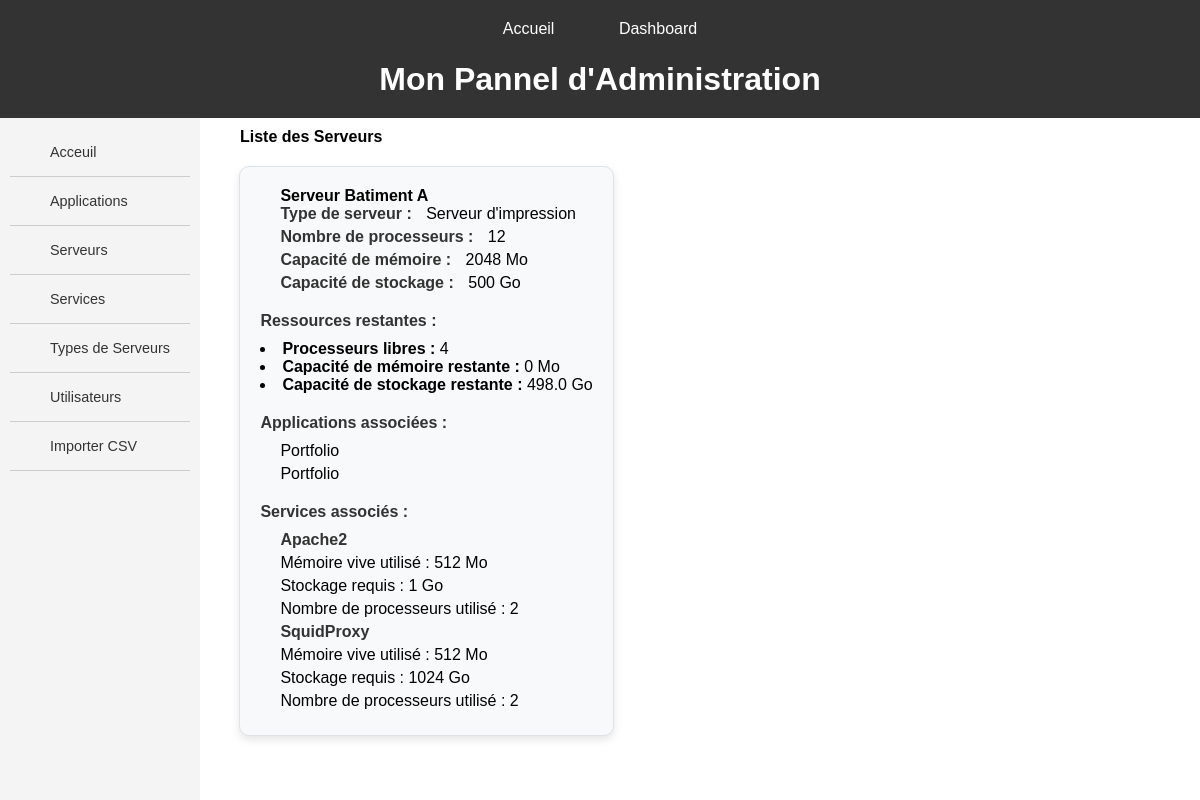
Before: /dashboard/ with the older database file.
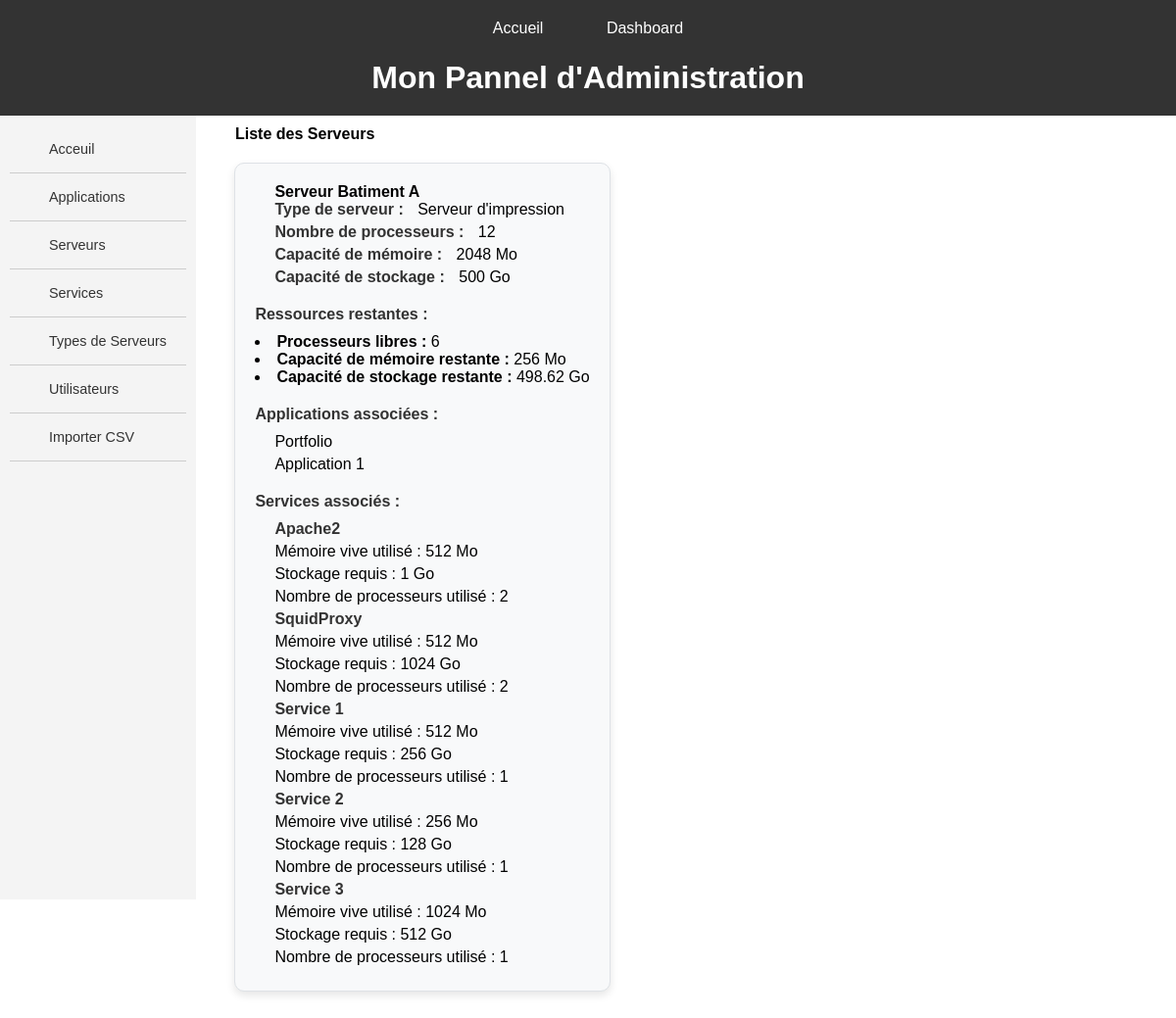
After: the same page with the newer database file.
### servops/models.py (models this page shows, shortened)
class Server(models.Model):
    name = models.CharField(max_length=200)
    server_type = models.ForeignKey(ServerType, on_delete=models.CASCADE)
    num_processors = models.IntegerField()
    memory_capacity = models.IntegerField()
    storage_capacity = models.IntegerField()
    used_processors = models.IntegerField(default=0)
    used_memory = models.IntegerField(default=0)
    def free_processors(self):
        total = 0
        for application in self.applications.all():
            for service in application.services.all():
                total += service.required_processors
        free = self.num_processors - total
        return free
    def free_ram(self):
        total = 0
        for application in self.applications.all():
            for service in application.services.all():
                total += service.required_memory
        return self.memory_capacity - total
    def free_stockage(self):
        total = 0
        for application in self.applications.all():
            for service in application.services.all():
                total += service.memory_used / 1024  # Convertir de Mo à Go
        return round(self.storage_capacity - total, 2)

class ServerType(models.Model):
    type = models.CharField(max_length=200)
    description = models.TextField()
    def __str__(self):
        return self.type

class Application(models.Model):
    name = models.CharField(max_length=200)
    logo = models.ImageField(upload_to='logos/', null=True, blank=True, default='logos/logo.png')
    user = models.ForeignKey(ServUser, on_delete=models.CASCADE, related_name='applications')
    services = models.ManyToManyField(Service, related_name='applications')
    launch_server = models.ForeignKey(Server, on_delete=models.CASCADE, related_name='applications')

class Service(models.Model):
    name = models.CharField(max_length=200)
    launch_date = models.DateField()
    memory_used = models.IntegerField()
    required_memory = models.IntegerField()
    required_processors = models.IntegerField(default=1)
    launch_server = models.ForeignKey(Server, on_delete=models.CASCADE, related_name='services')

### servops/views.py (the view)
# urls.py: path('dashboard/', views.dashboard, name='dashboard'),
def dashboard(request):
    servers = Server.objects.all()
    return render(request, 'servops/dashboard.html', {'servers': servers})

### servops/templates/servops/dashboard.html (shortened to what this page needs)
{% extends 'servops/MAIN/main_dashboard.html' %}
{% block header %}Mon Pannel d'Administration{% endblock %}
{% block content %}
<h2>Liste des Serveurs</h2>
<div class="container">
    {% for server in servers %}
    <div class="service-box">
        <h3>{{ server.name }}</h3>
        <ul>
            <li><strong>Type de serveur :</strong> {{ server.server_type }}</li>
            <li><strong>Nombre de processeurs :</strong> {{ server.num_processors }}</li>
            <li><strong>Capacité de mémoire :</strong> {{ server.memory_capacity }} Mo</li>
            <li><strong>Capacité de stockage :</strong> {{ server.storage_capacity }} Go</li>
        </ul>
        <h4>Ressources restantes :</h4>
        <li><strong>Processeurs libres :</strong> {{ server.free_processors }}</li>
        <li><strong>Capacité de mémoire restante :</strong> {{ server.free_ram }} Mo</li>
        <li><strong>Capacité de stockage restante :</strong> {{ server.free_stockage }} Go</li>
        <h4>Applications associées :</h4>
        <ul>
            {% for application in server.applications.all %}
            <li>{{ application.name }}</li>
            {% endfor %}
        </ul>
        <h4>Services associés :</h4>
        <ul>
            {% for service in server.services.all %}
            <li><strong>{{ service.name }}</strong></li>
            <li>Mémoire vive utilisé : {{ service.required_memory }} Mo</li>
            <li>Stockage requis : {{ service.memory_used }} Go</li>
            <li>Nombre de processeurs utilisé : {{ service.required_processors }}</li>
            {% endfor %}
        </ul>
    </div>
    {% endfor %}
</div>
{% endblock %}
{% block sidebar %}
    <li><a href="{% url 'index'%}">Acceuil</a></li>
    <li><a href="{% url 'applications_home'%}">Applications</a></li>
    <li><a href="{% url 'servers_crud'%}">Serveurs</a></li>
    <li><a href="{% url 'services_crud' %}">Services</a></li>
    <li><a href="{% url 'server_types_crud' %}">Types de Serveurs</a></li>
    <li><a href="{% url 'users_crud' %}">Utilisateurs</a></li>
    <li><a href="{% url 'import_csv' %}">Importer CSV</a></li>
{% endblock %}

Changed rows visible on the page:
removed Application: name "Portfolio"
computed for Server "Serveur Batiment A": free_processors "4" → "6"; free_ram "0" → "256"; free_stockage "498.0" → "498.62"
added Application: name "Application 1"
added Service: name "Service 1", required_memory "512", memory_used "256", required_processors "1"
added Service: name "Service 2", required_memory "256", memory_used "128", required_processors "1"
added Service: name "Service 3", required_memory "1024", memory_used "512", required_processors "1"
